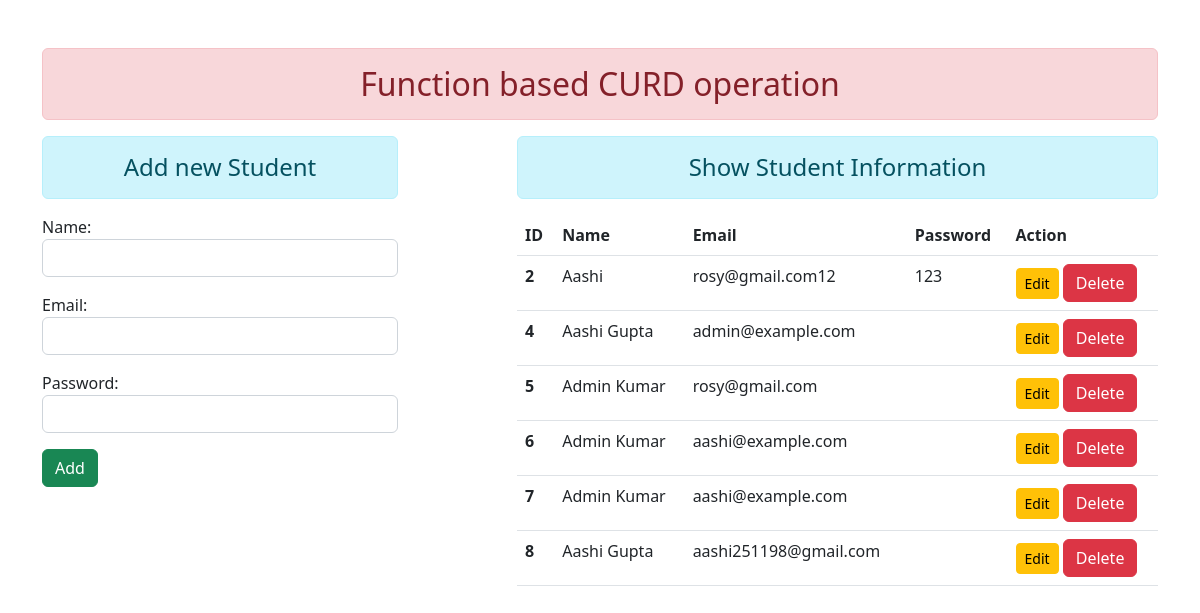
The page / on the database its author committed.
### enroll/models.py (models this page shows)
class User(models.Model):
    name = models.CharField(max_length = 70)
    email = models.EmailField(max_length = 100)
    password = models.CharField(max_length = 100)

### enroll/views.py (the view)
# urls.py: path('', views.add_show, name= "addandshow"),
def add_show(request):
    if request.method == 'POST':
        fm = StudentRegistration(request.POST)
        if fm.is_valid():
            nm = fm.cleaned_data['name']
            em = fm.cleaned_data['email']
            pw = fm.cleaned_data['password']
            reg = User(name= nm, email = em)
            reg.save()
            fm = StudentRegistration()
    else:
        fm = StudentRegistration()
    stud = User.objects.all()
    return render(request, 'enroll/addandshow.html', {'form': fm, 'stu': stud})

### enroll/forms.py
class StudentRegistration(forms.ModelForm):
    class Meta:
        model = User
        fields = ['name', 'email', 'password']
        widgets = {
            'name': forms.TextInput(attrs={'class':'form-control'}),
            'email': forms.EmailInput(attrs={'class':'form-control'}),
            'password': forms.PasswordInput(render_value= True, attrs={'class':'form-control'}),
        }

### enroll/Templates/enroll/addandshow.html (shortened to what this page needs)
{% extends 'enroll/base.html' %}
{% block content %}
<div class="row">
    <div class="col-sm-4">
        <h4 class = "text-center alert alert-info">Add new Student</h4>
        <form action = "" method= "POST">
            {{form.as_p}}
            <input type = "submit" class = "btn btn-success" value = "Add">
        </form>
    </div>
    <div class="col-sm-7 offset-1">
        <h4 class = "text-center alert alert-info">Show Student Information</h4>
        {% if stu %}
            <table class="table">
                <thead>
                  <tr>
                    <th scope="col">ID</th>
                    <th scope="col">Name</th>
                    <th scope="col">Email</th>
                    <th scope="col">Password</th>
                    <th scope="col">Action</th>
                  </tr>
                </thead>
                <tbody>
                    {% for st in stu %}
                  <tr>
                    <th scope="row">{{st.id}}</th>
                    <td>{{st.name}}</td>
                    <td>{{st.email}}</td>
                    <td>{{st.password}}</td>
                    <td>
                        <a href="{% url 'updatedata' st.id %}" class="btn btn-warning btn-sm">Edit</a>
                        <form action="{% url 'deletedata' st.id %}" method="post" class="d-inline">{% csrf_token %}
                            <input type="submit", class="btn btn-danger", value="Delete">
                        </form>
                  </tr>
                {% endfor %}
                </tbody>
            </table>
        {% else %}
            <h4 class = "text-center alert alert-info">No Records</h4>
        {% endif %}
    </div>
</div>
{% endblock content %}

### enroll/Templates/enroll/base.html (shortened to what this page needs)
<!DOCTYPE html>
{% load static %}
<html lang="en">
<head>
    <link rel="stylesheet" href="{% static 'enroll/css/bootstrap.css' %}">
</head>
<body>
    <div class="container mt-5">
        <h2 class="text-center alert alert-danger">Function based CURD operation</h2>
        {% block content %}
        {% endblock content %}
    </div>
</body>
</html>

### rows shown on the page
User: id "2", name "Aashi", email "rosy@gmail.com12", password "123"
User: id "4", name "Aashi Gupta", email "admin@example.com"
User: id "5", name "Admin Kumar", email "rosy@gmail.com"
User: id "6", name "Admin Kumar", email "aashi@example.com"
User: id "7", name "Admin Kumar", email "aashi@example.com"
User: id "8", name "Aashi Gupta", email "aashi251198@gmail.com"
